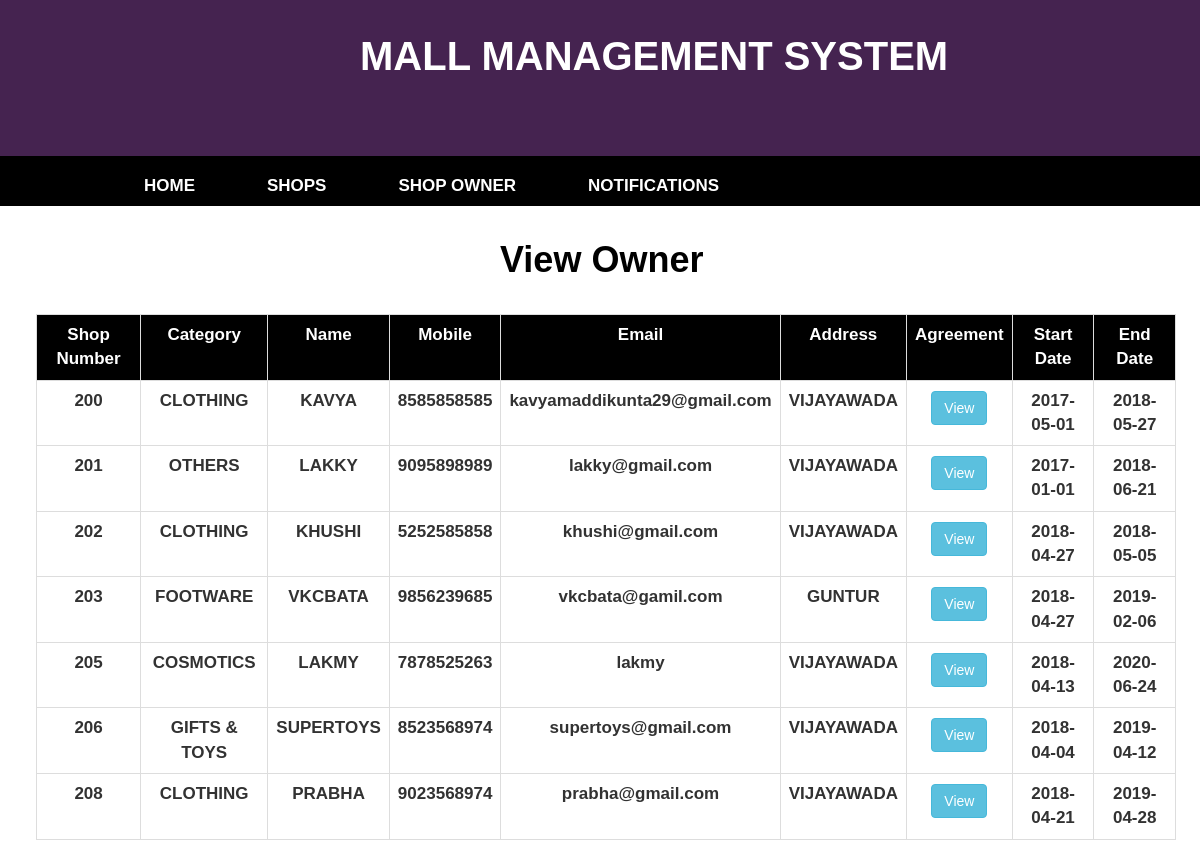
Page /MallManagementSystem/ViewOwner.php on the committed database.
### tables this page shows
CREATE TABLE `owner` (
  `sno` int(11) NOT NULL,
  `shopnumber` varchar(30) NOT NULL,
  `category` varchar(30) NOT NULL,
  `name` varchar(30) NOT NULL,
  `mobile` varchar(20) NOT NULL,
  `email` varchar(30) NOT NULL,
  `address` varchar(200) NOT NULL,
  `password` varchar(20) NOT NULL,
  `path` varchar(150) NOT NULL,
  `startdate` date NOT NULL,
  `enddate` date NOT NULL,
  `floor` int(11) NOT NULL,
  `status` varchar(30) NOT NULL
);

### MallManagementSystem/ViewOwner.php (the view, shortened to what this page needs)
<?php include './AdminHeader.php'; ?>
<?php include './DBProperties.php'; ?>
<head>
</head>
<body>
    <div class="form-group row col-md-offset-5" style="margin-top: 3%;">
        <div class="tab-pane fade in active">
            <h1 style="color: #000;font-weight: bold;">View Owner</h1>
        </div>
    </div>
    <?php
    if ($con) {
        try {
            $qry = "SELECT * FROM `owner` ORDER BY `owner`.`shopnumber` ASC";
            $result = mysqli_query($con, $qry);
            $count = mysqli_num_rows($result);
            if ($count > 0) {
                ?>
                <table class="table table-bordered table-hover" style="margin-top: 3%;width: 95%;margin-left: 3%;">
                    <tr>
                        <th style="background-color: #000;">Shop Number</th>
                        <th style="background-color: #000;">Category</th>
                        <th style="background-color: #000;">Name</th>
                        <th style="background-color: #000;">Mobile</th>
                        <th style="background-color: #000;">Email</th>
                        <th style="background-color: #000;">Address</th>
                        <th style="background-color: #000;">Agreement</th>
                        <th style="background-color: #000;">Start Date</th>
                        <th style="background-color: #000;">End Date</th>
                    </tr>
                    <?php
                    while ($row = mysqli_fetch_array($result)) {
                        ?>
                        <tr>
                            <td class="case"><?php echo $row['shopnumber']; ?></td>
                            <td class="case"><?php echo $row['category']; ?></td>
                            <td class="case"><?php echo $row['name']; ?></td>
                            <td class="case"><?php echo $row['mobile']; ?></td>
                            <td><?php echo $row['email']; ?></td>
                            <td class="case"><?php echo $row['address']; ?></td>
                            <td style="padding-top: 10px"><a href="<?php echo $row['path']; ?>" style="color: #999999" target="_blank"><input type="button" value="View" class="btn btn-info"></a></td>
                            <td class="case"><?php echo $row['startdate']; ?></td>
                            <td class="case"><?php echo $row['enddate']; ?></td>
                        </tr>
                        <?php
                    }
                } else {
                    ?>
                    <h2 style="text-align: center; margin-top: 10%;">No Details Found</h2>
                    <?php
                }
                ?>
            </table>
            <?php
        } catch (Exception $exc) {
            echo $exc->getTraceAsString();
        }
    }
    ?>
</body>

### MallManagementSystem/AdminHeader.php (shortened to what this page needs)
<!DOCTYPE html>
<html lang="en">
    <head>
        <link href="css/bootstrap.min.css" rel="stylesheet">
        <link href="css/customestyle.css" rel="stylesheet">
        <link href="css/base.css" rel="stylesheet" type="text/css"/>
        <link href="fonts/glyphicons-halflings-regular.svg" rel="stylesheet">
        <link href="css/style.css" rel="stylesheet" type="text/css"/>
    </head>
    <body style="margin:0px;padding:0px;font-family: sans-serif;font-size:17px;background-color: #FFF;">
        <div style="background-color: #452350;height: 180px;margin-top: -2%;">
            <h1 style="margin-left: 30%;color: #FFF;font-weight: bold;font-size: 40px;font-family: sans-serif;padding-top: 5%;text-transform: uppercase">Mall Management System</h1>
        </div>
        <nav style="background-color: #000;height: 50px;width: 100%;font-family: sans-serif">
            <ul class="content clearfix">
                <li><a href="AdminHome.php">HOME</a></li>
                <li class="dropdown" style="margin-left: 2%;">
                    <a href="#">SHOPS</a>
                </li>
                <li class="dropdown" style="margin-left: 2%;">
                    <a href="#">SHOP OWNER</a>
                </li>
                <li class="dropdown" style="margin-left: 2%;">
                    <a href="#">NOTIFICATIONS</a>
                </li>
                <li class="dropdown" style="margin-left: 24%;">
                    <a href="#">ADMIN</a>
                </li>
            </ul>
        </nav>
    </body>
</html>

### MallManagementSystem/css/base.css (style rules this page uses)
html, body, div, span, applet, object, iframe, h1, h2, h3, h4, h5, h6, p, blockquote, pre, a, abbr, acronym, address, big, cite, code, del, dfn, em, font, img, ins, kbd, q, s, samp, small, strike, strong, sub, sup, tt, var, b, u, i, center, dl, dt, dd, ol, ul, li, fieldset, form, label, legend, table, caption, tbody, tfoot, thead, tr, th, td { background: transparent; border: 0; margin: 0; padding: 0; vertical-align: baseline; }
body { line-height: 1; }
h1, h2, h3, h4, h5, h6 { clear: both; font-weight: normal; }
ol, ul { list-style: none; }
table { border-collapse: collapse; border-spacing: 0; }
*, *:before, *:after { -webkit-box-sizing: border-box; -moz-box-sizing: border-box; box-sizing: border-box; }
body { background-color:rgb(50,50,50); color:rgb(50,50,50); font-family: 'Ubuntu', sans-serif; font-weight:300; font-size:16px; line-height:1.5; }
h1,h2,h3,h4,h5,h6 { line-height:1; font-weight: 300; }
a { text-decoration:none; color:rgb(100,150,200); }
.content { width:80%; max-width:1000px; margin:0 auto; }
.clearfix:after { visibility: hidden; display: block; content: ""; clear: both; height: 0; }

### MallManagementSystem/css/style.css (style rules this page uses)
nav { background-color:rgb(255,100,100); padding:10px 0; }
nav ul { list-style-type:none; margin:0; padding:0; }
nav ul li { display:inline-block; position:relative; }
nav a { color:#fff; text-decoration:none; display:block; line-height:40px; padding:0 12px; margin:0 12px; }
nav li.dropdown > a { background-image:url('../img/arrow-down.png'); background-position:right 20px; background-repeat:no-repeat; }

### MallManagementSystem/AdminHeader.php (style rules this page uses)
body { font-weight: bold; font-family: sans-serif; }

### MallManagementSystem/ViewOwner.php (style rules this page uses)
th { color: #FFF; text-align: center; }
td { text-align: center; }
.case { text-transform:uppercase; }

### rows in the picture
owner: shopnumber "200", category "CLOTHING", name "KAVYA", mobile "8585858585", email "kavyamaddikunta29@gmail.com", address "VIJAYAWADA", startdate "2017-05-01", enddate "2018-05-27"
owner: shopnumber "201", category "OTHERS", name "LAKKY", mobile "9095898989", email "lakky@gmail.com", address "VIJAYAWADA", startdate "2017-01-01", enddate "2018-06-21"
owner: shopnumber "202", category "CLOTHING", name "KHUSHI", mobile "5252585858", email "khushi@gmail.com", address "VIJAYAWADA", startdate "2018-04-27", enddate "2018-05-05"
owner: shopnumber "203", category "FOOTWARE", name "VKCBATA", mobile "9856239685", email "vkcbata@gamil.com", address "GUNTUR", startdate "2018-04-27", enddate "2019-02-06"
owner: shopnumber "205", category "COSMOTICS", name "LAKMY", mobile "7878525263", email "lakmy", address "VIJAYAWADA", startdate "2018-04-13", enddate "2020-06-24"
owner: shopnumber "206", category "GIFTS & TOYS", name "SUPERTOYS", mobile "8523568974", email "supertoys@gmail.com", address "VIJAYAWADA", startdate "2018-04-04", enddate "2019-04-12"
owner: shopnumber "208", category "CLOTHING", name "PRABHA", mobile "9023568974", email "prabha@gmail.com", address "VIJAYAWADA", startdate "2018-04-21", enddate "2019-04-28"
